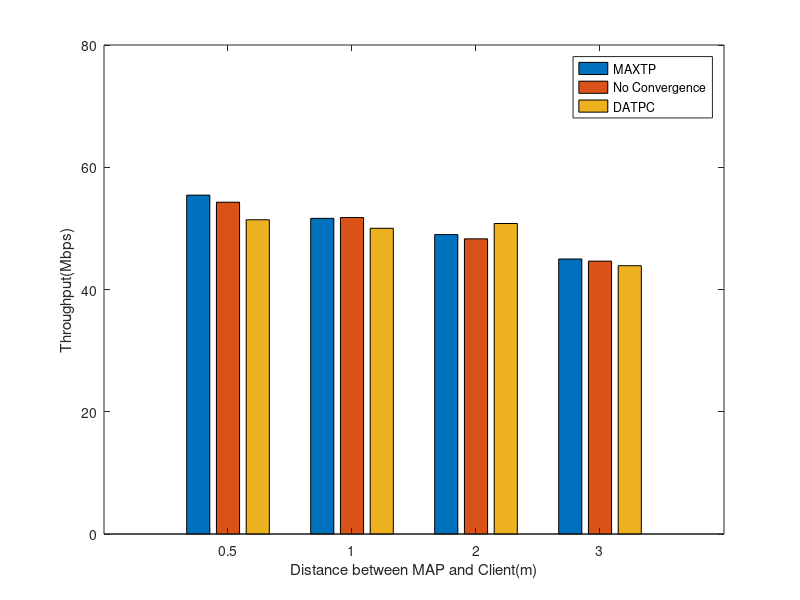

MATLAB code for this plot:
y1 = [5.5438146e+01
5.1639065e+01
4.8989705e+01
4.4990672e+01]
y2 = [5.4280330e+01
5.1771202e+01
4.8293639e+01
4.4639997e+01]
y3 = [ 5.1411108e+01
5.0016392e+01
5.0798794e+01
4.3893251e+01]

bar([y1 y2 y3])
ylim([0 80])
set(gca,'XTicklabel',{'0.5','1','2','3'})
xlabel('Distance between MAP and Client(m)')
ylabel('Throughput(Mbps)')
legend({'MAXTP','No Convergence','DATPC'},'Location','NorthEast');
